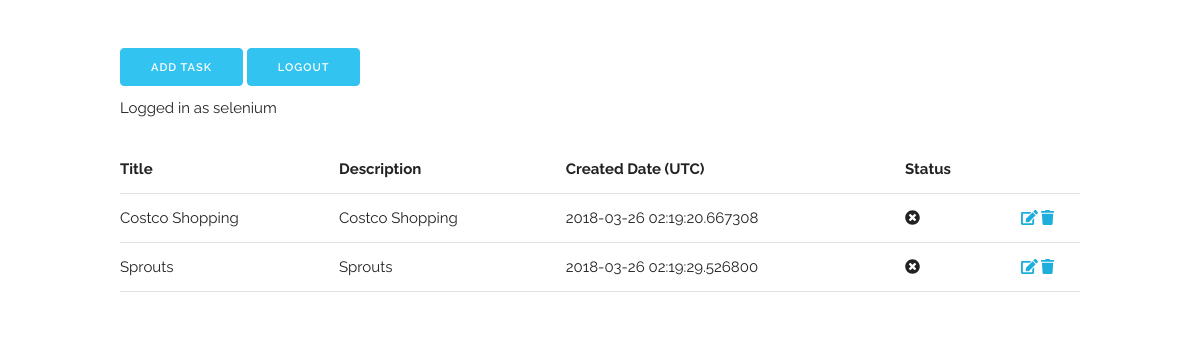
The app's page /tasks (signed in) with its own data.
### task/views.py (models this page shows, shortened)
class Task(db.Model):
    __tablename__ = "tasks"
    id = db.Column('id', db.Integer, primary_key=True, autoincrement=True)
    user_id = db.Column(db.Integer, db.ForeignKey("users.id"))
    title = db.Column("title", db.Unicode)
    description = db.Column("description", db.Unicode)
    created_date = db.Column("created_date", db.DateTime, default=datetime.utcnow())
    completed_date = db.Column("completed_date", db.DateTime)

### task/views.py (the view)
    def tasks(self):
        ur = UserRepository(username=self.username)
        u = ur.find_one()
        if not u:
            raise Exception("No user found")
        else:
            return Task.query.filter_by(user_id=u.id).all()

### task/views.py (called while the page is built)
@app.route("/tasks")
def tasks():
    ur = UserRepository(username=session['username'])
    tr = TaskRepository(username=session['username'])
    u = ur.find_one()
    tsks = tr.tasks()
    return render_template("tasks.html", tasks=tsks)

    def find_one(self):
        return User.query.filter_by(username=self.username).first()

### task/templates/tasks.html (shortened to what this page needs)
{% extends "layout.html" %}
{% block content %}
<div class="container">
    <div class="row">
        <a class="button button-primary" href="{{url_for('add_tasks')}}">Add Task</a>
        <a class="button button-primary" href="{{url_for('logout')}}">Logout</a>
        <p>Logged in as {{ session.username }}</p>
        <table class="u-full-width">
            <thead>
            <tr>
                <th>Title</th>
                <th>Description</th>
                <th>Created Date (UTC)</th>
                <th>Status</th>
                <th></th>
            </tr>
            </thead>
            {% for task in tasks %}
            <tr>
                <td>{{ task["title"] }}</td>
                <td>{{ task["description"] }}</td>
                <td>{{ task["created_date"] }}</td>
                {% if task["completed_date"] is not none %}
                <td>
                    <i class="fas fa-check-circle"></i>
                </td>
                {% else %}
                <td>
                    <i class="fas fa-times-circle"></i>
                </td>
                {% endif %}
                <td>
                    <a href="{{url_for('edit_task', id=task['id'])}}"><i class="fas fa-edit"></i></a>
                    <a href="{{url_for('delete_task', id=task['id'])}}"><i class="fas fa-trash"></i></a>
                </td>
            </tr>
            {% endfor %}
        </table>
    </div>
</div>
{% endblock %}

### task/static/css/skeleton.css (style rules this page uses)
.container { position: relative; width: 100%; max-width: 960px; margin: 0 auto; padding: 0 20px; box-sizing: border-box; }
@media (min-width: 400px) { .container { width: 85%; padding: 0; } }
@media (min-width: 550px) { .container { width: 80%; } }
html { font-size: 62.5%; }
body { font-size: 1.5em; line-height: 1.6; font-weight: 400; font-family: "Raleway", "HelveticaNeue", "Helvetica Neue", Helvetica, Arial, sans-serif; color: #222; }
p { margin-top: 0; }
a { color: #1EAEDB; }
.button, button, input[type="submit"], input[type="reset"], input[type="button"] { display: inline-block; height: 38px; padding: 0 30px; color: #555; text-align: center; font-size: 11px; font-weight: 600; line-height: 38px; letter-spacing: .1rem; text-transform: uppercase; text-decoration: none; white-space: nowrap; background-color: transparent; border-radius: 4px; border: 1px solid #bbb; cursor: pointer; box-sizing: border-box; }
.button.button-primary, button.button-primary, input[type="submit"].button-primary, input[type="reset"].button-primary, input[type="button"].button-primary { color: #FFF; background-color: #33C3F0; border-color: #33C3F0; }
th, td { padding: 12px 15px; text-align: left; border-bottom: 1px solid #E1E1E1; }
th:first-child, td:first-child { padding-left: 0; }
th:last-child, td:last-child { padding-right: 0; }
button, .button { margin-bottom: 1rem; }
pre, blockquote, dl, figure, table, p, ul, ol, form { margin-bottom: 2.5rem; }
.u-full-width { width: 100%; box-sizing: border-box; }
.container:after, .row:after, .u-cf { content: ""; display: table; clear: both; }

### records on screen
Task: title "Costco Shopping", description "Costco Shopping", created_date "2018-03-26 02:19:20.667308"
Task: title "Sprouts", description "Sprouts", created_date "2018-03-26 02:19:29.526800"

### other values on screen
{{ session.username }} "selenium"
